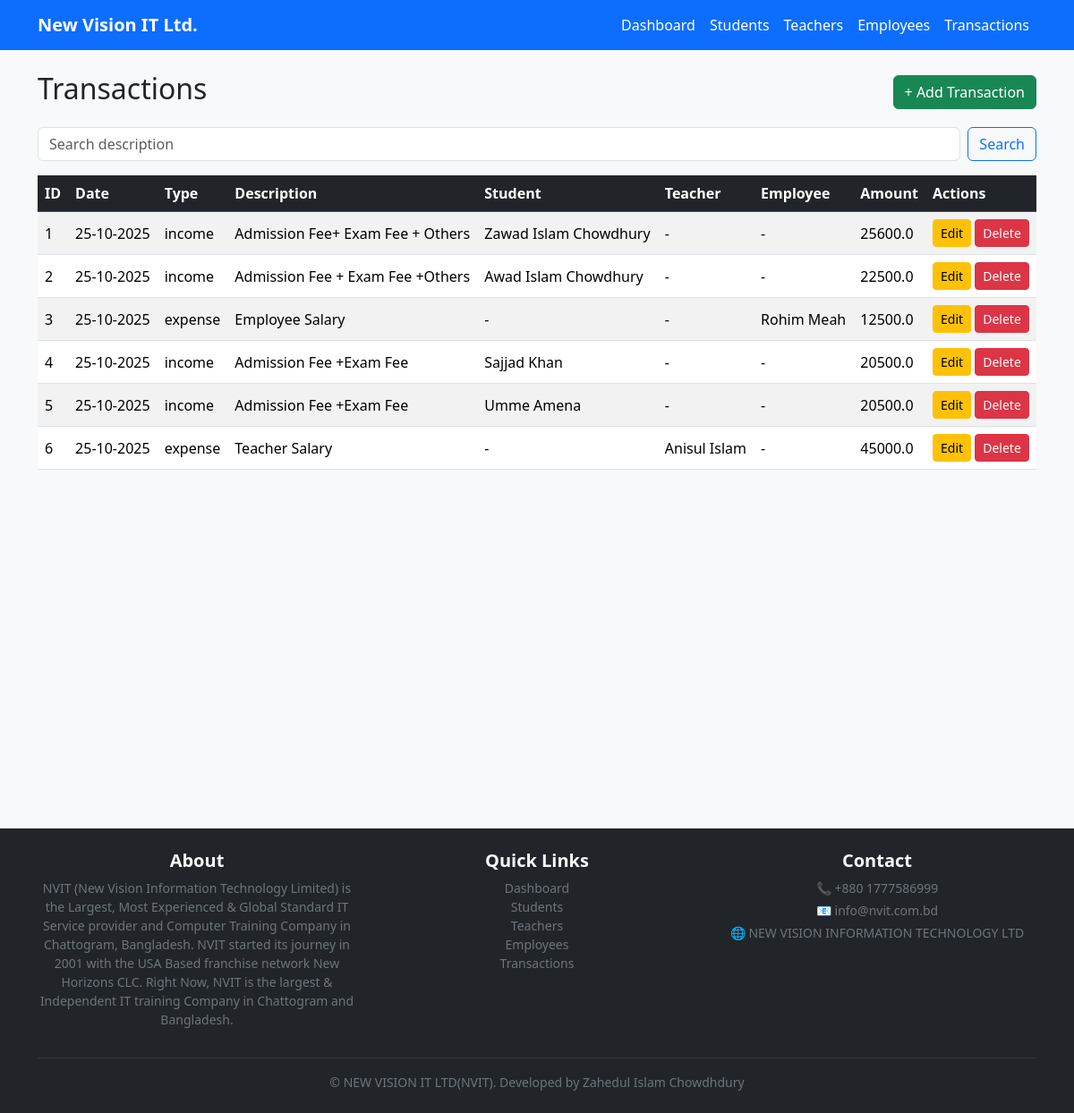
Page /transactions/ on the earlier database version.
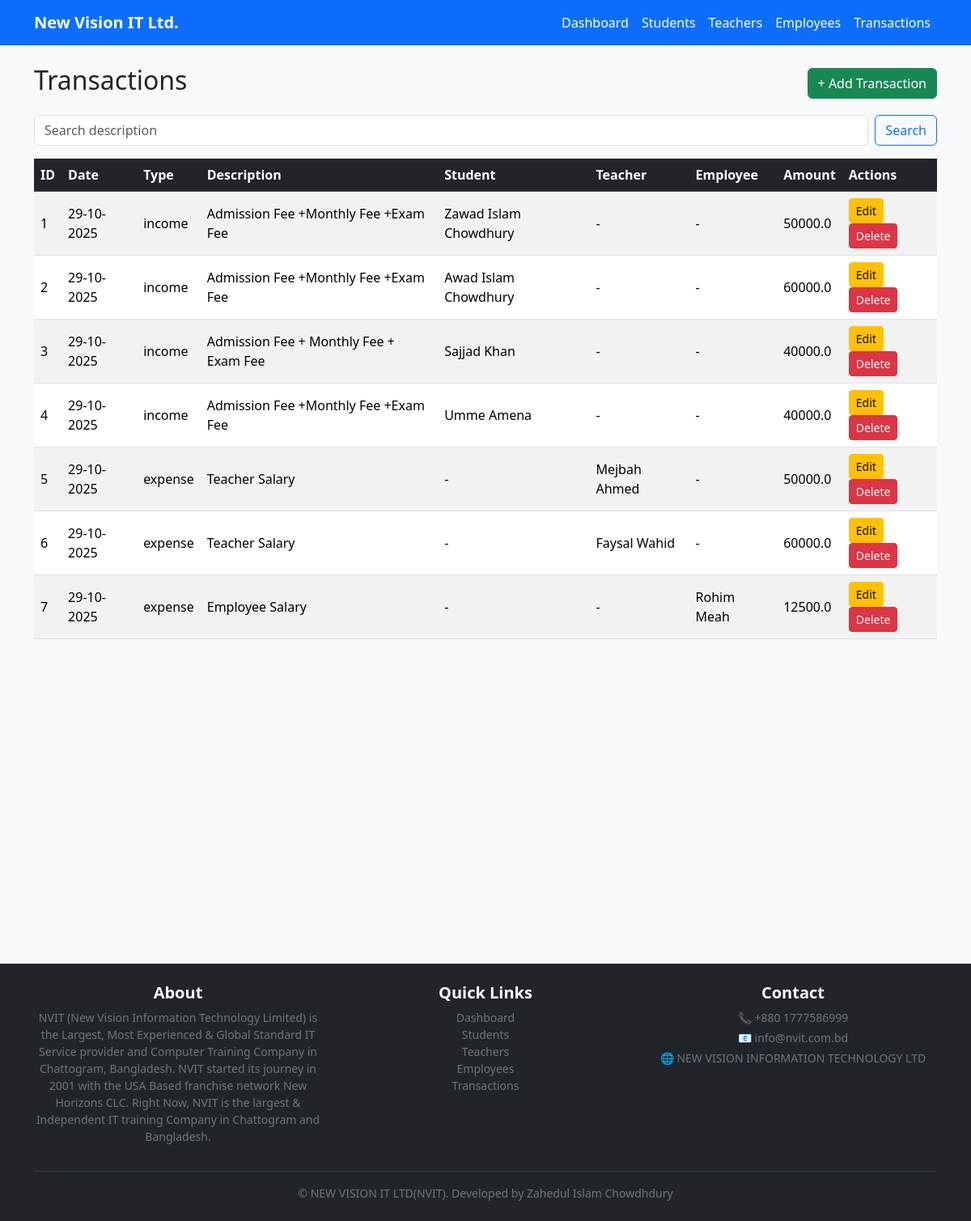
Same page on the later database version.
### models.py (models this page shows)
class Transaction(db.Model):
    id = db.Column(db.Integer, primary_key=True)        # Transaction ID
    type = db.Column(db.String(50))                     # Income/Expense
    amount = db.Column(db.Float)                        # Amount
    date = db.Column(db.Date, default=datetime.utcnow)  # Date
    description = db.Column(db.String(200))             # Description
    student_id = db.Column(db.Integer, db.ForeignKey('student.id'), nullable=True)
    teacher_id = db.Column(db.Integer, db.ForeignKey('teacher.id'), nullable=True)
    employee_id = db.Column(db.Integer, db.ForeignKey('employee.id'), nullable=True)

class Student(db.Model):
    id = db.Column(db.Integer, primary_key=True)        # Student ID
    name = db.Column(db.String(100))                    # Name
    course = db.Column(db.String(100))                  # Course
    monthly_fee = db.Column(db.Float)                   # Fee
    transactions = db.relationship('Transaction', backref='student', lazy=True)  # Linked transactions

class Employee(db.Model):
    id = db.Column(db.Integer, primary_key=True)        # Employee ID
    name = db.Column(db.String(100))                    # Name
    role = db.Column(db.String(100))                    # Role
    salary = db.Column(db.Float)                        # Salary
    transactions = db.relationship('Transaction', backref='employee', lazy=True)  # Linked transactions

class Teacher(db.Model):
    id = db.Column(db.Integer, primary_key=True)        # Teacher ID
    name = db.Column(db.String(100))                    # Name
    subject = db.Column(db.String(100))                 # Subject
    salary = db.Column(db.Float)                        # Salary
    transactions = db.relationship('Transaction', backref='teacher', lazy=True)  # Linked transactions

### routes/transaction_routes.py (the view)
@transaction_bp.route('/')
def list_transactions():
    transactions = Transaction.query.order_by(Transaction.date.desc()).all()
    return render_template('transactions.html', transactions=transactions)

### templates/transactions.html
{% extends "base.html" %}
{% block content %}
<div class="d-flex justify-content-between align-items-center mb-3">
  <h2>Transactions</h2>
  <a class="btn btn-success" href="{{ url_for('transaction_bp.add_transaction') }}">+ Add Transaction</a>
</div>
<form class="d-flex mb-3" method="get" action="{{ url_for('transaction_bp.search_transaction') }}">
  <input class="form-control me-2" type="search" name="q" placeholder="Search description" value="{{ q if q else '' }}">
  <button class="btn btn-outline-primary">Search</button>
</form>
<table class="table table-striped table-hover">
  <thead class="table-dark">
    <tr>
      <th>ID</th>
      <th>Date</th>
      <th>Type</th>
      <th>Description</th>
      <th>Student</th>
      <th>Teacher</th>
      <th>Employee</th>
      <th>Amount</th>
      <th>Actions</th>
    </tr>
  </thead>
  <tbody>
  {% for t in transactions %}
    <tr>
      <td>{{ t.id }}</td>
      <td>{{ t.date.strftime('%d-%m-%Y') }}</td>
      <td>{{ t.type }}</td>
      <td>{{ t.description or '-' }}</td>
      <td>{{ t.student.name if t.student else '-' }}</td>
      <td>{{ t.teacher.name if t.teacher else '-' }}</td>
      <td>{{ t.employee.name if t.employee else '-' }}</td>
     <td>{{ t.amount }}</td>
      <td>
        <a class="btn btn-sm btn-warning" href="{{ url_for('edit',kind="transaction", id=t.id) }}">Edit</a>
        <a class="btn btn-sm btn-danger" href="{{ url_for('transaction_bp.delete_transaction', id=t.id) }}" onclick="return confirm('Delete this transaction?')">Delete</a>
      </td>
    </tr>
  {% endfor %}
  </tbody>
</table>
<br><br><br><br><br><br><br><br><br><br><br><br><br><br>
{% endblock %}

### templates/base.html (shortened to what this page needs)
<!doctype html>
<html lang="en">
<head>
  <link href="https://cdn.jsdelivr.net/npm/bootstrap@5.3.2/dist/css/bootstrap.min.css" rel="stylesheet">
  <link rel="stylesheet" href="{{ url_for('static', filename='style.css') }}">
</head>
<body>
<nav class="navbar navbar-expand-lg bg-primary">
  <div class="container">
    <a class="navbar-brand text-white fw-bold" href="{{ url_for('dashboard') }}">New Vision IT Ltd.</a>
    <div class="collapse navbar-collapse" id="navMenu">
      <ul class="navbar-nav ms-auto">
        <li class="nav-item"><a class="nav-link text-white" href="{{ url_for('dashboard') }}">Dashboard</a></li>
        <li class="nav-item"><a class="nav-link text-white" href="{{ url_for('student_bp.students') }}">Students</a></li>
        <li class="nav-item"><a class="nav-link text-white" href="{{ url_for('teacher_bp.teachers') }}">Teachers</a></li>
        <li class="nav-item"><a class="nav-link text-white" href="{{ url_for('employee_bp.employees') }}">Employees</a></li>
        <li class="nav-item"><a class="nav-link text-white" href="{{ url_for('transaction_bp.list_transactions') }}">Transactions</a></li>
      </ul>
    </div>
  </div>
</nav>
<div class="container mt-4">
  {% block content %}{% endblock %}
</div>
    <footer class="bg-dark text-light py-4 mt-5">
        <div class="container text-center">
            <div class="row">
                <div class="col-md-4 mb-3 mb-md-0">
                    <h5 class="fw-bold">About</h5>
                    <p class="small text-secondary">
                         NVIT (New Vision Information Technology Limited) is the Largest, Most Experienced & Global Standard IT Service provider and Computer Training Company in Chattogram, Bangladesh. NVIT started its journey in 2001 with the USA Based franchise network New Horizons CLC. Right Now, NVIT is the largest & Independent IT training Company in Chattogram and Bangladesh.
                    </p>
                </div>
                <div class="col-md-4 mb-3 mb-md-0">
                    <h5 class="fw-bold">Quick Links</h5>
                    <ul class="list-unstyled small">
                        <li><a href="{{ url_for('dashboard') }}" class="text-decoration-none text-secondary">Dashboard</a></li>
                        <li><a href="{{ url_for('student_bp.students') }}" class="text-decoration-none text-secondary">Students</a></li>
                        <li><a href="{{ url_for('teacher_bp.teachers') }}" class="text-decoration-none text-secondary">Teachers</a></li>
                         <li><a href="{{ url_for('employee_bp.employees') }}" class="text-decoration-none text-secondary">Employees</a></li>
                        <li><a href="{{ url_for('transaction_bp.list_transactions') }}" class="text-decoration-none text-secondary">Transactions
                        </a></li>
                    </ul>
                </div>
                <div class="col-md-4">
                    <h5 class="fw-bold">Contact</h5>
                    <p class="small text-secondary mb-1">📞 +880 1777586999</p>
                    <p class="small text-secondary mb-1">📧 info@nvit.com.bd</p>
                    <p class="small text-secondary">🌐 <a href="https://www.facebook.com/newhorizons.chittagong" class="text-secondary text-decoration-none">NEW VISION INFORMATION TECHNOLOGY LTD</a></p>
                </div>
            </div>
            <hr class="border-secondary">
            <p class="small mb-0 text-secondary">&copy; NEW VISION IT LTD(NVIT). Developed by Zahedul Islam Chowdhdury </p>
        </div>
    </footer>
</body>
</html>

### static/style.css (style rules this page uses)
body { background-color: #f8f9fa; }
.table th, .table td { vertical-align: middle; }
footer { border-top: 1px solid #e9ecef; }

Differences in the rows shown:
changed Transaction "Zawad Islam Chowdhury": date "25-10-2025" → "29-10-2025"; description "Admission Fee+ Exam Fee + Others" → "Admission Fee +Monthly Fee +Exam Fee"; amount "25600.0" → "50000.0"
changed Transaction "Awad Islam Chowdhury": date "25-10-2025" → "29-10-2025"; description "Admission Fee + Exam Fee +Others" → "Admission Fee +Monthly Fee +Exam Fee"; amount "22500.0" → "60000.0"
changed Transaction id 3: date "25-10-2025" → "29-10-2025"; type "expense" → "income"; description "Employee Salary" → "Admission Fee + Monthly Fee + Exam Fee"; student "-" → "Sajjad Khan"; employee "Rohim Meah" → "-"; amount "12500.0" → "40000.0"
changed Transaction id 4: date "25-10-2025" → "29-10-2025"; description "Admission Fee +Exam Fee" → "Admission Fee +Monthly Fee +Exam Fee"; student "Sajjad Khan" → "Umme Amena"; amount "20500.0" → "40000.0"
changed Transaction id 5: date "25-10-2025" → "29-10-2025"; type "income" → "expense"; description "Admission Fee +Exam Fee" → "Teacher Salary"; student "Umme Amena" → "-"; teacher "-" → "Mejbah Ahmed"; amount "20500.0" → "50000.0"
changed Transaction id 6: date "25-10-2025" → "29-10-2025"; teacher "Anisul Islam" → "Faysal Wahid"; amount "45000.0" → "60000.0"
added Transaction: id "7", date "29-10-2025", type "expense", description "Employee Salary", student "-", teacher "-", employee "Rohim Meah", amount "12500.0"
